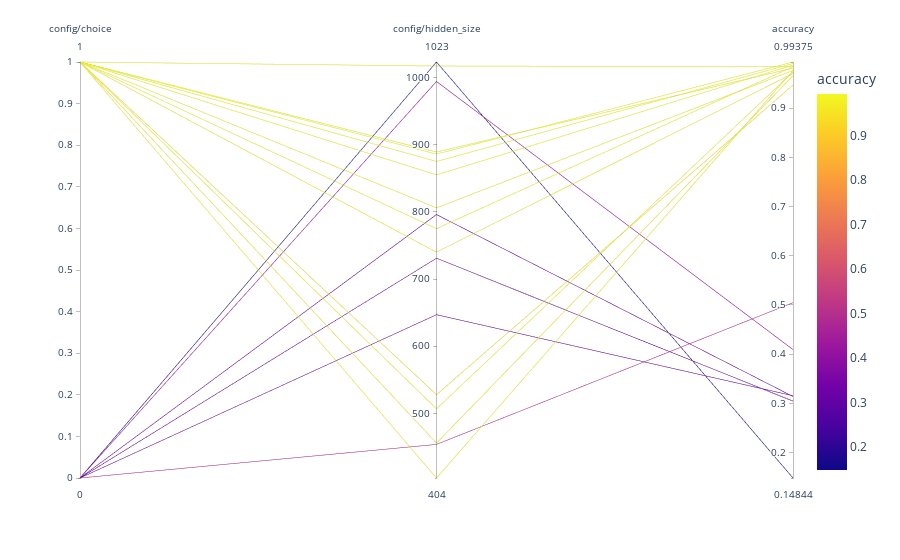

Write notebook code for a chart like this one.
### Code cell
columns = ["config/choice", "config/hidden_size",  "accuracy"]
visualize.parallel_plot(analysis, columns)

### Figure 1 — Plotly figure (JSON) as saved in the notebook; plotly's stock layout.template omitted (floating-point values rounded to 4 significant figures)
{"data": [{"dimensions": [{"label": "config/choice", "values": [1, 1, 1, 1, 0, 0, 1, 0, 1, 0, 1, 1, 1, 1, 0, 1, 1, 0]}, {"label": "config/hidden_size", "values": [806, 1017, 456, 875, 454, 731, 889, 796, 740, 994, 528, 404, 886, 507, 1023, 855, 775, 647]}, {"label": "accuracy", "values": [0.9766, 0.9844, 0.9656, 0.9906, 0.5047, 0.3047, 0.9812, 0.3141, 0.9703, 0.4094, 0.9469, 0.9766, 0.9937, 0.9734, 0.1484, 0.9875, 0.9844, 0.3156]}], "domain": {"x": [0, 1], "y": [0, 1]}, "line": {"color": [0.9766, 0.9844, 0.9656, 0.9906, 0.5047, 0.3047, 0.9812, 0.3141, 0.9703, 0.4094, 0.9469, 0.9766, 0.9937, 0.9734, 0.1484, 0.9875, 0.9844, 0.3156], "coloraxis": "coloraxis"}, "name": "", "type": "parcoords"}], "layout": {"autosize": true, "coloraxis": {"colorbar": {"title": {"text": "accuracy"}}, "colorscale": [[0, "#0d0887"], [0.1111, "#46039f"], [0.2222, "#7201a8"], [0.3333, "#9c179e"], [0.4444, "#bd3786"], [0.5556, "#d8576b"], [0.6667, "#ed7953"], [0.7778, "#fb9f3a"], [0.8889, "#fdca26"], [1, "#f0f921"]]}, "legend": {"tracegroupgap": 0}, "margin": {"t": 60}}}
